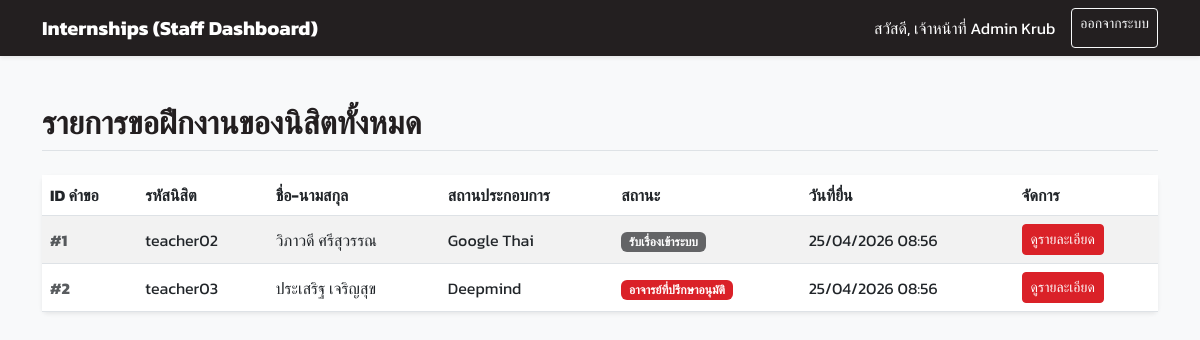
The app's page /staff_dashboard.php (signed in), older data.
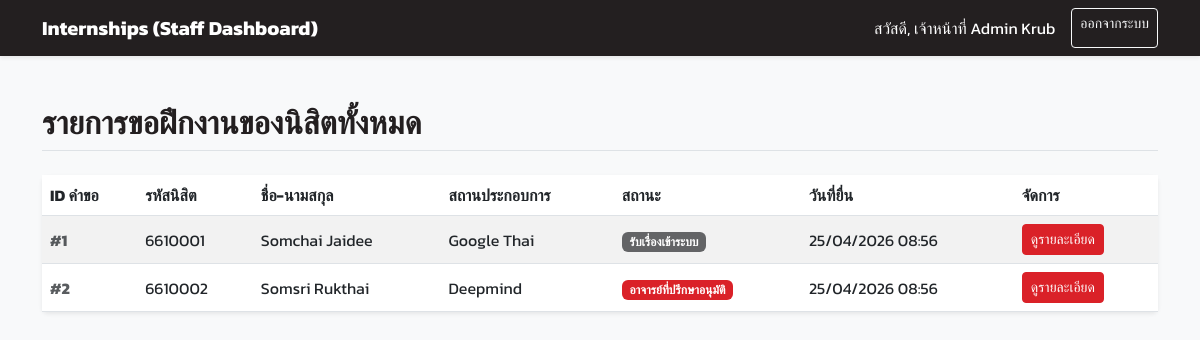
The same page, newer data.
### tables this page shows
CREATE TABLE `internship_requests` (
  `id` int(11) NOT NULL AUTO_INCREMENT,
  `student_id` int(11) NOT NULL,
  `company_name` varchar(255) NOT NULL,
  `position` varchar(255) NOT NULL,
  `start_date` date NOT NULL,
  `end_date` date NOT NULL,
  `status` int(11) NOT NULL DEFAULT 1 COMMENT '1: Received, 2: Advisor Approved, 3: Letter Issued, 4: Finished, 9: Canceled',
  `created_at` timestamp NOT NULL DEFAULT CURRENT_TIMESTAMP,
  PRIMARY KEY (`id`),
  FOREIGN KEY (`student_id`) REFERENCES `users`(`id`) ON DELETE CASCADE
);

CREATE TABLE `users` (
  `id` int(11) NOT NULL AUTO_INCREMENT,
  `username` varchar(50) NOT NULL UNIQUE,
  `password` varchar(255) NOT NULL,
  `role` enum('student','staff','teacher') NOT NULL,
  `first_name` varchar(100) NOT NULL,
  `last_name` varchar(100) NOT NULL,
  `title` varchar(50) DEFAULT NULL,
  `year_level` int(11) DEFAULT NULL,
  `profile_image` varchar(255) DEFAULT NULL,
  `education` text DEFAULT NULL,
  PRIMARY KEY (`id`)
);

### staff_dashboard.php (the view, shortened to what this page needs)
<?php
include 'config.php';
$sql = "SELECT ir.*, u.first_name, u.last_name, u.username as student_id_code
        FROM internship_requests ir
        JOIN users u ON ir.student_id = u.id
        ORDER BY ir.created_at DESC";
$result = $conn->query($sql);
?>
<!DOCTYPE html>
<html lang="th">
<head>
    <link href="https://cdn.jsdelivr.net/npm/bootstrap@5.3.0/dist/css/bootstrap.min.css" rel="stylesheet">
    <link rel="stylesheet" href="swu-theme.css">
</head>
<body>
<nav class="navbar navbar-expand-lg navbar-dark bg-dark shadow-sm">
  <div class="container">
    <a class="navbar-brand fw-bold" href="#">Internships (Staff Dashboard)</a>
    <div class="d-flex">
        <span class="navbar-text text-white me-3">สวัสดี, เจ้าหน้าที่ <?= $_SESSION['name'] ?></span>
        <a href="logout.php" class="btn btn-outline-light btn-sm">ออกจากระบบ</a>
    </div>
  </div>
</nav>
<div class="container mt-5">
    <h2 class="mb-4 text-dark fw-bold border-bottom pb-2">รายการขอฝึกงานของนิสิตทั้งหมด</h2>
    <div class="card shadow-sm border-0">
        <div class="card-body p-0">
            <div class="table-responsive">
                <table class="table table-hover table-striped mb-0 align-middle">
                    <thead class="bg-light">
                        <tr>
                            <th>ID คำขอ</th>
                            <th>รหัสนิสิต</th>
                            <th>ชื่อ-นามสกุล</th>
                            <th>สถานประกอบการ</th>
                            <th>สถานะ</th>
                            <th>วันที่ยื่น</th>
                            <th>จัดการ</th>
                        </tr>
                    </thead>
                    <tbody>
                        <?php if($result->num_rows > 0): ?>
                            <?php while($row = $result->fetch_assoc()): ?>
                                <tr>
                                    <td class="fw-bold text-muted">#<?= $row['id'] ?></td>
                                    <td><?= htmlspecialchars($row['student_id_code']) ?></td>
                                    <td><?= htmlspecialchars($row['first_name'] . ' ' . $row['last_name']) ?></td>
                                    <td><?= htmlspecialchars($row['company_name']) ?></td>
                                    <td><?= getStatusLabel($row['status']) ?></td>
                                    <td><?= date('d/m/Y H:i', strtotime($row['created_at'])) ?></td>
                                    <td>
                                        <a href="staff_view.php?id=<?= $row['id'] ?>" class="btn btn-sm btn-primary">ดูรายละเอียด</a>
                                    </td>
                                </tr>
                            <?php endwhile; ?>
                        <?php else: ?>
                            <tr>
                                <td colspan="7" class="text-center py-4 text-muted">ยังไม่มีรายการคำขอ</td>
                            </tr>
                        <?php endif; ?>
                    </tbody>
                </table>
            </div>
        </div>
    </div>
</div>
</body>
</html>

### config.php (shortened to what this page needs)
<?php
function getStatusLabel($status_code) {
    switch ($status_code) {
        case 1: return '<span class="badge bg-secondary">รับเรื่องเข้าระบบ</span>';
        case 2: return '<span class="badge bg-primary">อาจารย์ที่ปรึกษาอนุมัติ</span>';
    }
}
?>

### swu-theme.css (style rules this page uses)
:root { --swu-red: #DA2128; --swu-red-hover: #b01820; --swu-grey: #636466; --swu-dark: #231F20; --bs-primary: #DA2128; --bs-primary-rgb: 218, 33, 40; --bs-secondary: #636466; --bs-secondary-rgb: 99, 100, 102; --bs-dark: #231F20; --bs-dark-rgb: 35, 31, 32; --bs-link-color: #DA2128; --bs-link-hover-color: #b01820; }
.btn-primary { --bs-btn-bg: var(--swu-red); --bs-btn-border-color: var(--swu-red); --bs-btn-hover-bg: var(--swu-red-hover); --bs-btn-hover-border-color: var(--swu-red-hover); --bs-btn-focus-shadow-rgb: 218, 33, 40; --bs-btn-active-bg: var(--swu-red-hover); --bs-btn-active-border-color: var(--swu-red-hover); }
.bg-primary { background-color: var(--swu-red) !important; }
.bg-secondary { background-color: var(--swu-grey) !important; }
.bg-dark { background-color: var(--swu-dark) !important; }

### staff_dashboard.php (style rules this page uses)
body { font-family: 'Kanit', sans-serif; background-color: #f8f9fa; }

Row changes from the older to the newer data that the page shows:
changed through a linked row, internship_requests "Google Thai": student.username "teacher02" → "6610001"; student.last_name "วิภาวดี ศรีสุวรรณ" → "Somchai Jaidee"
changed through a linked row, internship_requests "Deepmind": student.username "teacher03" → "6610002"; student.last_name "ประเสริฐ เจริญสุข" → "Somsri Rukthai"
